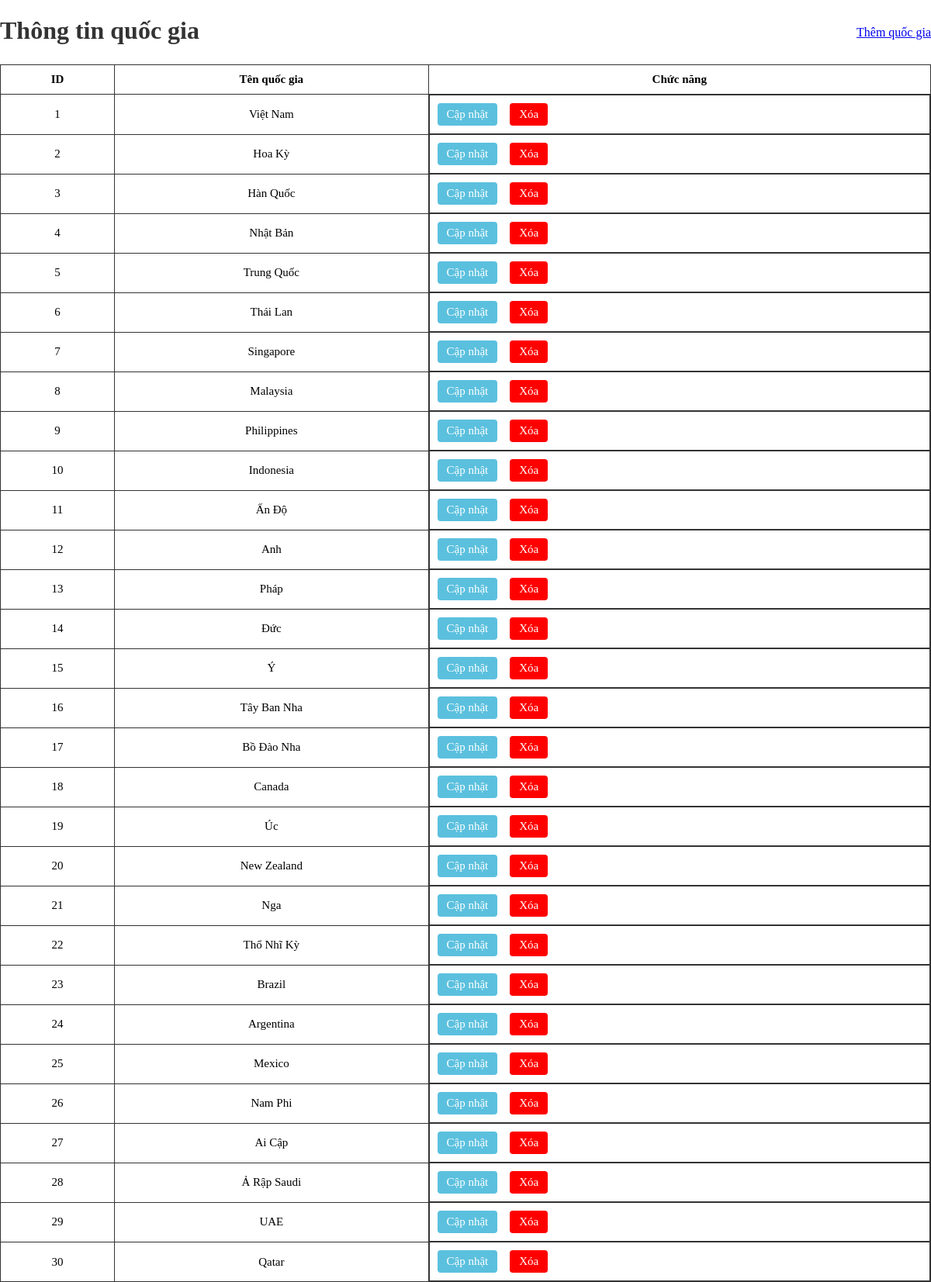
Screenshot of /buoi2/admin/quocgia/quocgia.php with the database file from the repository.
### tables this page shows
CREATE TABLE IF NOT EXISTS quoc_gia(
    id int PRIMARY KEY,
	ten_quoc_gia varchar(25)
    );

### buoi2/admin/quocgia/quocgia.php (the view, shortened to what this page needs)
<!DOCTYPE html>
<html lang="en">
<head>
<link rel="stylesheet" href="bang.css">
</head>
<body>
    <div style="display: flex; justify-content: space-between; align-items: center;">
      <h1>Thông tin quốc gia</h1>
    <a class="them" href="index.php?page_layout=themquocgia">Thêm quốc gia</a>
    </div>
     <table border = 1>
      <tr>
        <th>ID</th>
        <th>Tên quốc gia</th>
        <th>Chức năng</th>
      </tr>
      <?php
      include ("connect.php");
      $sql = "SELECT * FROM quoc_gia";
      $result = mysqli_query($conn, $sql);
      while($row = mysqli_fetch_array($result)){
      ?>
      <tr>
        <td><?php echo $row["id"]?></td>
        <td><?php echo $row["ten_quoc_gia"]?></td>
        <td class="sua-xoa">
    <a class="sua" href="index.php?page_layout=capnhatquocgia&id=<?php echo $row['id']?>&tenQuocGia=<?php echo $row['ten_quoc_gia']?>">Cập nhật</a>
    <a class="xoa" href="xoaquocgia.php?id=<?php echo $row['id']?>">Xóa</a>
        </td>
      </tr>
      <?php } ?>
    </table>
</body>
</html>

### buoi2/admin/bang.css (style rules this page uses)
body { margin: 0; }
h1 { text-align: center; margin-bottom: 25px; font-size: 32px; color: #333; }
table { width: 100%; border-collapse: collapse; background: white; border: 1px solid #333; }
table th { border: 1px solid #333; padding: 10px; font-size: 15px; background-color: (249, 228, 232, 1) rgba; }
table td { border: 1px solid #333; padding: 10px; font-size: 15px; text-align: center; }
.sua { padding: 6px 12px; background: #5bc0de; border: none; border-radius: 4px; color: white; cursor: pointer; margin-right: 8px; text-decoration: none; }
.xoa { padding: 6px 12px; background: red; color: white; border-radius: 4px; text-decoration: none; }
.sua-xoa { display: flex; align-items: center; gap: 8px; }

### rows the page displays
quoc_gia: id "1", ten_quoc_gia "Việt Nam"
quoc_gia: id "2", ten_quoc_gia "Hoa Kỳ"
quoc_gia: id "3", ten_quoc_gia "Hàn Quốc"
quoc_gia: id "4", ten_quoc_gia "Nhật Bản"
quoc_gia: id "5", ten_quoc_gia "Trung Quốc"
quoc_gia: id "6", ten_quoc_gia "Thái Lan"
quoc_gia: id "7", ten_quoc_gia "Singapore"
quoc_gia: id "8", ten_quoc_gia "Malaysia"
quoc_gia: id "9", ten_quoc_gia "Philippines"
quoc_gia: id "10", ten_quoc_gia "Indonesia"
quoc_gia: id "11", ten_quoc_gia "Ấn Độ"
quoc_gia: id "12", ten_quoc_gia "Anh"
quoc_gia: id "13", ten_quoc_gia "Pháp"
quoc_gia: id "14", ten_quoc_gia "Đức"
quoc_gia: id "15", ten_quoc_gia "Ý"
quoc_gia: id "16", ten_quoc_gia "Tây Ban Nha"
quoc_gia: id "17", ten_quoc_gia "Bồ Đào Nha"
quoc_gia: id "18", ten_quoc_gia "Canada"
quoc_gia: id "19", ten_quoc_gia "Úc"
quoc_gia: id "20", ten_quoc_gia "New Zealand"
quoc_gia: id "21", ten_quoc_gia "Nga"
quoc_gia: id "22", ten_quoc_gia "Thổ Nhĩ Kỳ"
quoc_gia: id "23", ten_quoc_gia "Brazil"
quoc_gia: id "24", ten_quoc_gia "Argentina"
quoc_gia: id "25", ten_quoc_gia "Mexico"
quoc_gia: id "26", ten_quoc_gia "Nam Phi"
quoc_gia: id "27", ten_quoc_gia "Ai Cập"
quoc_gia: id "28", ten_quoc_gia "Ả Rập Saudi"
quoc_gia: id "29", ten_quoc_gia "UAE"
quoc_gia: id "30", ten_quoc_gia "Qatar"
